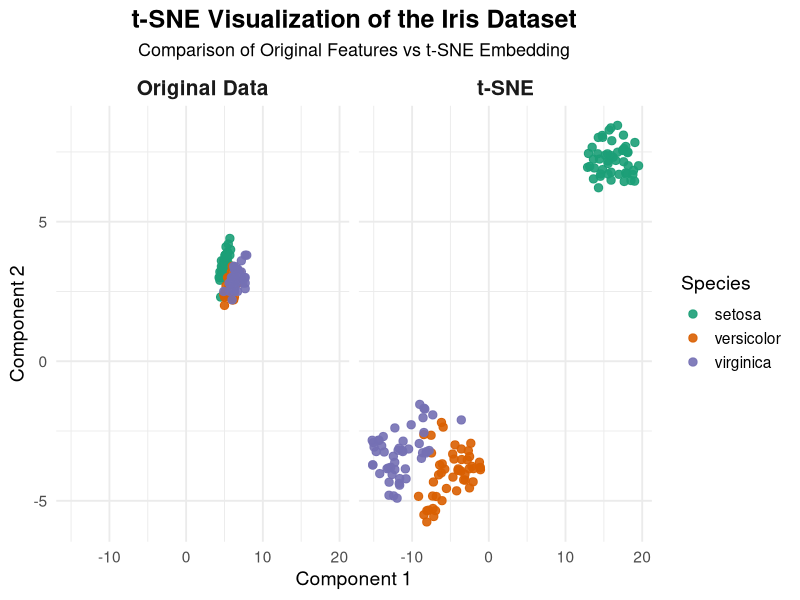

The R script that drew this image:
library(Rtsne)
library(ggplot2)
library(datasets)
library(dplyr)

# Load the Iris dataset
data(iris)
data <- as.matrix(iris[, 1:4])
target <- iris$Species

# Remove duplicate rows (required by Rtsne)
unique_idx <- !duplicated(data)
data_unique <- data[unique_idx, ]
target_unique <- target[unique_idx]

# Run t-SNE
tsne <- Rtsne(data_unique, dims = 2, perplexity = 30, verbose = TRUE)

# Prepare data for plotting in the requested style
original_df <- data.frame(
  x = data_unique[, 1],
  y = data_unique[, 2],
  cluster = target_unique,
  method = "Original Data"
)

tsne_df <- data.frame(
  x = tsne$Y[, 1],
  y = tsne$Y[, 2],
  cluster = target_unique,
  method = "t-SNE"
)

all_data <- rbind(original_df, tsne_df)

# Set a color palette for the species
palette <- c(
  "setosa" = "#1b9e77",
  "versicolor" = "#d95f02",
  "virginica" = "#7570b3"
)

# Plot using facets in the requested style
plot <- ggplot(all_data, aes(x = x, y = y, color = cluster)) +
  geom_point(size = 2.5, alpha = 0.9) +
  facet_wrap(~ method, nrow = 1) +
  scale_color_manual(values = palette, name = "Species") +
  labs(
    title = "t-SNE Visualization of the Iris Dataset",
    subtitle = "Comparison of Original Features vs t-SNE Embedding",
    x = "Component 1", y = "Component 2"
  ) +
  theme_minimal(base_size = 14) +
  theme(
    panel.background = element_rect(fill = "white", color = NA),
    plot.background = element_rect(fill = "white", color = NA),
    strip.background = element_rect(fill = "white", color = NA),
    strip.text = element_text(face = "bold", size = 15),
    plot.title = element_text(face = "bold", size = 18, hjust = 0.5),
    plot.subtitle = element_text(size = 13, hjust = 0.5),
    legend.position = "right"
  )
